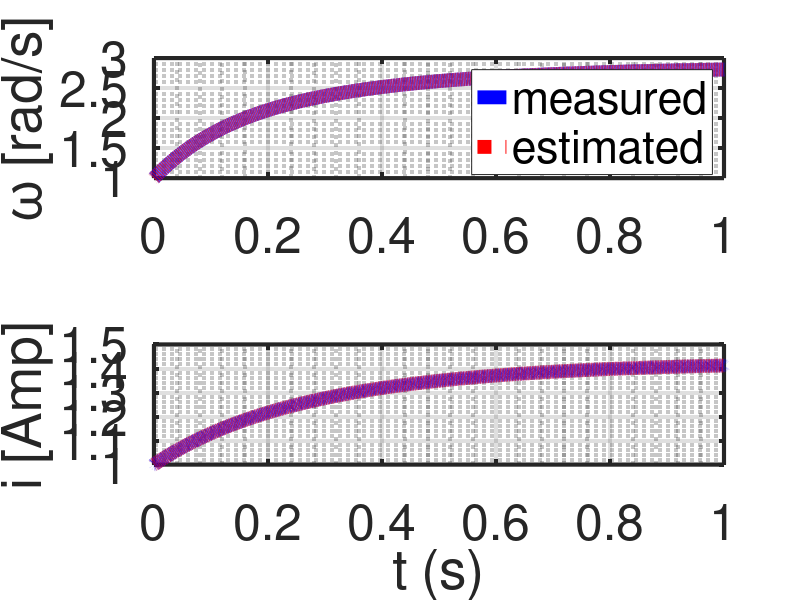
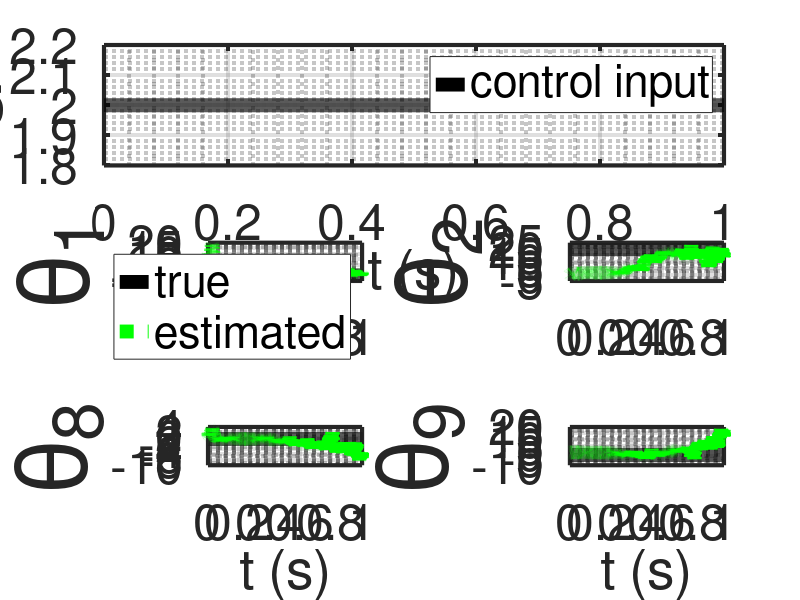

These charts were generated, in order, by the following MATLAB code: (Note: this script raises an error after producing the figures.)
%% Research code by Agus Hasan

clear;
clc;

%% time horizon
tf  = 1;
dt  = 0.0001;
t   = dt:dt:tf;

%% number of variables and coefficients
n = 2;
r = 14;

%% system description
A = eye(n);
C = eye(n);

%% noise
RF = 1;

%% state initialization
x        = [1;1];
xbar     = x;%zeros(n,1);
y        = x;%zeros(n,1);
thetabar = zeros(r,1);
 
%% true parameters
J = 0.01;
b = 0.1;
K = 0.2;
R = 1;
L = 0.5;

%% initial control inputs
u     = 2;

%% for plotting
uArray          = [];
xArray          = [];
xbarArray       = [];
yArray          = [];
thetabarArray   = [];

%% Initialization for estimator

lambdav = 0.995;
lambdat = 0.999;
Rx      = 1*eye(n);
Rt      = 1*eye(n);
Px      = 1*eye(n);
Pt      = 1*eye(r);
Gamma   = 1*zeros(n,r);

%% simulation
for i=1:(tf/dt)
    
    %u = 4*sin(i*dt*40);

    uArray         = [uArray u];
    xArray         = [xArray x];
    xbarArray      = [xbarArray xbar];
    yArray         = [yArray y];
    thetabarArray  = [thetabarArray thetabar]; 
    
    x = A*x+dt*[-b/J K/J; -K/L -R/L]*x+dt*[0 1/L]'*u;
    y = C*x+dt*RF^2*randn(n,1);

    Phi = [y(1) y(2) y(1)^2 y(2)^2 y(1)*y(2) u u^2 zeros(7,1)';
           zeros(7,1)' y(1) y(2) y(1)^2 y(2)^2 y(1)*y(2) u u^2];
    
    % Estimation using adaptive observer
    Kx = Px*C'*inv(C*Px*C'+Rx);
    Kt = Pt*Gamma'*C'*inv(C*Gamma*Pt*Gamma'*C'+Rt);
    Gamma = (eye(n)-Kx*C)*Gamma;

    xbar = xbar+(Kx+Gamma*Kt)*(y-C*xbar);
    thetabar = thetabar-Kt*(y-C*xbar);

    xbar = A*xbar+Phi*thetabar;

    thetabar = thetabar;
    Px = (1/lambdav)*eye(n)*(eye(n)-Kx*C)*Px*eye(n);
    Pt = (1/lambdat)*(eye(r)-Kt*C*Gamma)*Pt;
    Gamma = eye(n)*Gamma-Phi;

end

figure(1)
subplot(2,1,1)
plot(t,yArray(1,:),'-b','LineWidth',10);
hold on;
plot(t,xbarArray(1,:),':r','LineWidth',10);
set(gca,'color','white','LineWidth',3,'FontSize',36)
legend('measured','estimated')
grid on;
grid minor;
ylabel('\omega [rad/s]')
subplot(2,1,2)
plot(t,yArray(2,:),'-b','LineWidth',10);
hold on;
plot(t,xbarArray(2,:),':r','LineWidth',10);
set(gca,'color','white','LineWidth',3,'FontSize',36)
grid on;
grid minor;
ylabel('i [Amp]')
xlabel('t (s)')

figure(2)
subplot(3,2,[1 2])
plot(t,uArray,'-k','LineWidth',10);
set(gca,'color','white','LineWidth',3,'FontSize',36)
legend('control input')
xlim([0 tf])
grid on;
grid minor;
ylabel('u','FontSize',72)
xlabel('t (s)')
subplot(3,2,3)
plot(t,(-b/J)*ones(1,length(t)),'-k','LineWidth',10);
hold on;
plot(t,thetabarArray(1,:)/dt,':g','LineWidth',10);
set(gca,'color','white','LineWidth',3,'FontSize',36)
legend('true','estimated')
xlim([0 tf])
grid on;
grid minor;
ylabel('\theta_1','FontSize',72)
subplot(3,2,4)
plot(t,(K/J)*ones(1,length(t)),'-k','LineWidth',10);
hold on;
plot(t,thetabarArray(2,:)/dt,':g','LineWidth',10);
set(gca,'color','white','LineWidth',3,'FontSize',36)
xlim([0 tf])
grid on;
grid minor;
ylabel('\theta_2','FontSize',72)
subplot(3,2,5)
plot(t,(-K/L)*ones(1,length(t)),'-k','LineWidth',10);
hold on;
plot(t,thetabarArray(8,:)/dt,':g','LineWidth',10);
set(gca,'color','white','LineWidth',3,'FontSize',36)
xlim([0 tf])
grid on;
grid minor;
xlabel('t (s)')
ylabel('\theta_8','FontSize',72)
subplot(3,2,6)
plot(t,(-R/L)*ones(1,length(t)),'-k','LineWidth',10);
hold on;
plot(t,thetabarArray(9,:)/dt,':g','LineWidth',10);
set(gca,'color','white','LineWidth',3,'FontSize',36)
xlim([0 tf])
grid on;
grid minor;
xlabel('t (s)')
ylabel('\theta_9','FontSize',72)


Coeff = round([(1/dt)*thetabar(1:(r/n),end)'; (1/dt)*thetabar((r/n)+1:r,end)'],1)
